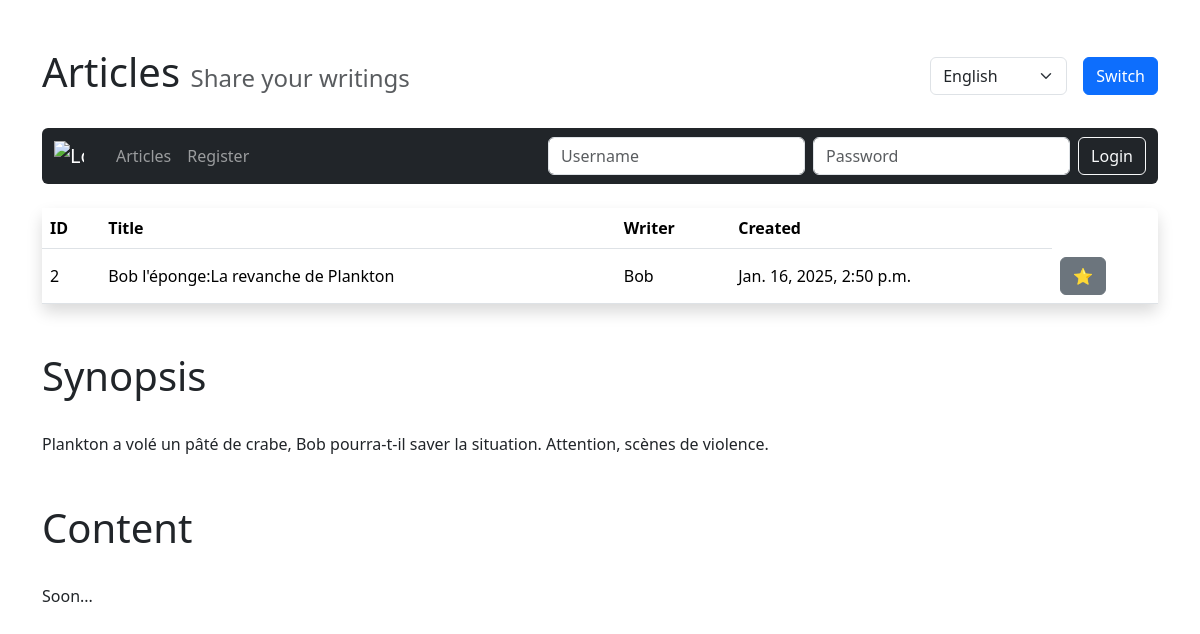
The page /en/article/2/ on the database its author committed.
### ex/models.py (models this page shows, shortened)
class Article(models.Model):
    title = models.CharField(max_length=64, null=False)
    author = models.ForeignKey(User, on_delete=models.CASCADE, null=False)
    created = models.DateTimeField(auto_now_add=True, null=False)
    synopsis = models.TextField(max_length=312, null=False)
    content = models.TextField(null=False)

### ex/views.py (the view)
# urls.py: path('article/<int:pk>/', ArticleDetail.as_view(), name='article_detail'),
class ArticleDetail(DetailView):
    model = Article
    template_name = 'ex/article_detail.html'
    context_object_name = 'article'

### ex/templates/ex/article_detail.html (shortened to what this page needs)
<!DOCTYPE html>
{% load i18n %}
<html lang="en">
<head>
    {% load bootstrap5 %}
    {% bootstrap_css %}
</head>
<body>
    <div class="container mt-5">
        <div class="d-flex justify-content-between align-items-center mb-4">
            <h1>{% trans "Articles" %} <small class="text-muted fs-4">{% trans "Share your writings" %}</small></h1>
            <div>
                <form method="post" action="{% url 'set_language' %}" class="d-flex align-items-center gap-3">
                    <div class="form-group mb-0">
                        <select name="language" id="language-select" class="form-select">
                            <option value="en">{% trans "English" %}</option>
                        </select>
                    </div>
                    <button type="submit" class="btn btn-primary">
                         {% trans "Switch" %}
                    </button>
                </form>
            </div>
        </div>
        <nav class="navbar navbar-expand-lg navbar-dark bg-dark mb-4 rounded">
            <div class="container-fluid">
                <a class="navbar-brand d-flex align-items-center" href="{% url 'home' %}">
                    <img src="https://img.icons8.com/?size=100&id=rXkcoEAc5lrA&format=png&color=FFFFFF" alt="{% trans 'Logo' %}" width="30" height="30" class="d-inline-block align-text-top me-2">
                </a>
                <div class="collapse navbar-collapse">
                    <ul class="navbar-nav me-auto">
                        <li class="nav-item">
                            <a class="nav-link" href="{% url 'home' %}">{% trans "Articles" %}</a>
                        </li>
                        {% if user.is_authenticated %}
                            <li class="nav-item">
                                <a class="nav-link" href="{% url 'favourites' %}">{% trans "Favourites" %}</a>
                            </li>
                            <li class="nav-item">
                                <a class="nav-link" href="{% url 'publications' %}">{% trans "Publications" %}</a>
                            </li>
                        {% else %}
                            <li class="nav-item">
                                <a class="nav-link" href="{% url 'register' %}">{% trans "Register" %}</a>
                            </li>
                        {% endif %}
                    </ul>
                    {% if user.is_authenticated %}
                        <div class="d-flex justify-content-center align-items-center gap-3">
                            <p class="text-light mb-0">{% trans "Logged as" %} {{ user.username }}</p>
                            <a href="{% url 'logout' %}">
                                <button type="submit" name="logout" class="btn btn-secondary">{% trans "Logout" %}</button>
                            </a>
                        </div>
                    {% else %}
                        <form class="d-flex" action="{% url 'login' %}" method="POST">
                            <input class="form-control me-2" type="text" name="username" placeholder="{% trans 'Username' %}" aria-label="{% trans 'Username' %}">
                            <input class="form-control me-2" type="password" name="password" placeholder="{% trans 'Password' %}" aria-label="{% trans 'Password' %}">
                            <button class="btn btn-outline-light" type="submit">{% trans "Login" %}</button>
                        </form>
                    {% endif %}
                </div>
            </div>
        </nav>
        <table class="table shadow rounded">
            <thead>
                <tr>
                    <th>{% trans "ID" %}</th>
                    <th>{% trans "Title" %}</th>
                    <th>{% trans "Writer" %}</th>
                    <th>{% trans "Created" %}</th>
                </tr>
            </thead>
            <tbody>
                <tr>
                    <td class="align-middle">{{ article.id }}</td>
                    <td class="align-middle">{{ article.title }}</td>
                    <td class="align-middle">{{ article.author.username }}</td>
                    <td class="align-middle">{{ article.created }}</td>
                    <form method="POST" action="{% url 'add_fav' %}">
                        <td class="align-middle">
                            <button type="submit" name="add_fav" class="btn btn-secondary">⭐️</button>
                        </td>
                    </form>
                </tr>
            </tbody>
        </table>
    </div>
    <div class="container mt-5">
        <div class="d-flex justify-content-between align-items-center mb-4">
            <h1>{% trans "Synopsis" %}</h1>
        </div>
        <p>{{ article.synopsis }}</p>
    </div>
    <div class="container mt-5">
        <div class="d-flex justify-content-between align-items-center mb-4">
            <h1>{% trans "Content" %}</h1>
        </div>
        <p>{{ article.content }}</p>
    </div>
</body>
</html>

### rows shown on the page
Article: id "2", title "Bob l'éponge:La revanche de Plankton", author.username "Bob", created "Jan. 16, 2025, 2:50 p.m.", synopsis "Plankton a volé un pâté de crabe, Bob pourra-t-il saver la situation. Attention, scènes de violence.", content "Soon..."
